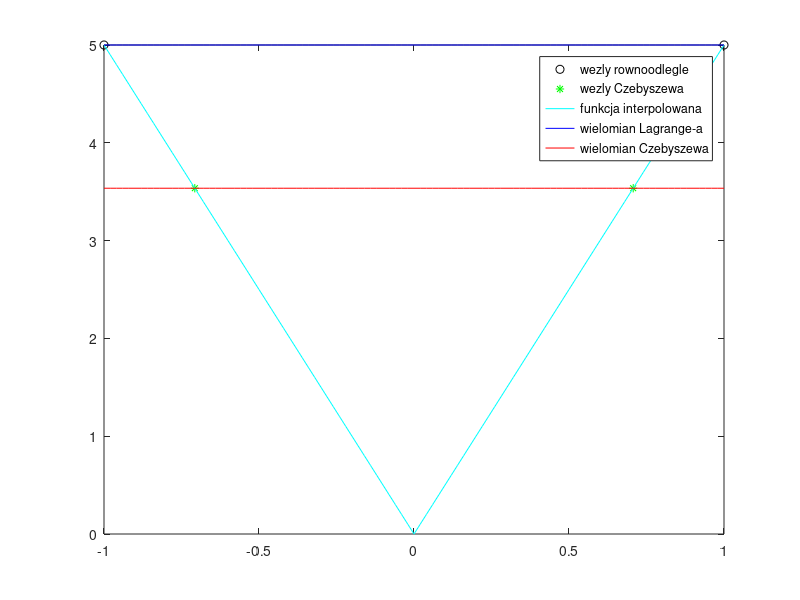

Reproduce this figure in MATLAB.
n=1; a=-1;b=1;step1=(b-a)/n;x=a:step1:b;y=abs(5*x);for i=0:n xc(i+1)=cos((2*i+1)*pi/(2*n+2)); end;yc=abs(5*xc);step2=(b-a)/100;xt=a:step2:b;wn=polyfit(x,y,n);wnc=polyfit(xc,yc,n);ywn=polyval(wn,xt);ywnc=polyval(wnc,xt);plot(x,y,'ko',xc,yc,'g*',xt,abs(5*xt),'c-',xt,ywn,'b-',xt,ywnc,'r-');legend('wezly rownoodlegle','wezly Czebyszewa','funkcja interpolowana','wielomian Lagrange-a','wielomian Czebyszewa');